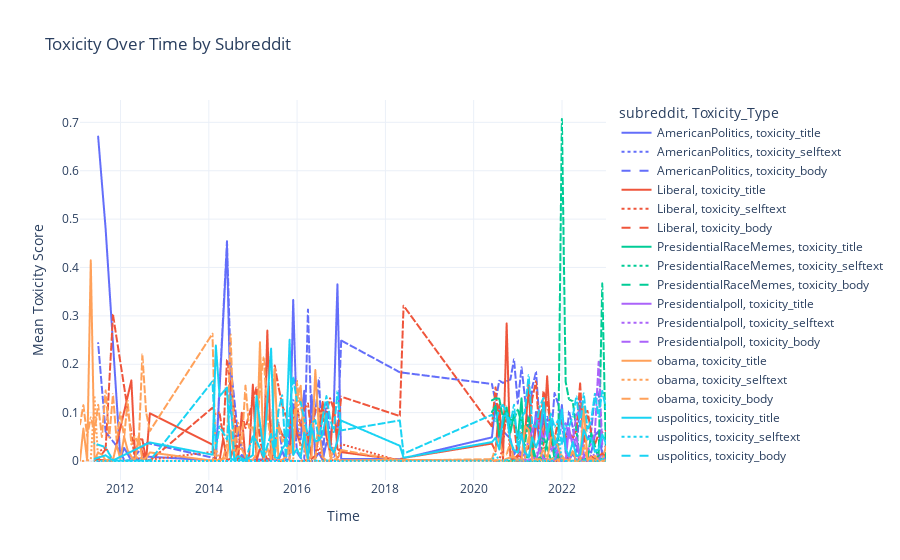

Here is the notebook cell this chart was saved with:
### Markdown cell above
# Toxicity overtime for Each SubReddit

### Code cell
# import pandas as pd
# import plotly.express as px

# # Define the time interval (e.g., monthly)
# time_interval = 'M'  # 'M' represents monthly
# sampled_df['created_utc_x'] = pd.to_datetime(sampled_df['created_utc_x'])

# # Group by subreddit and time interval, compute mean toxicity score
# toxicity_over_time = sampled_df.groupby(['subreddit', pd.Grouper(key='created_utc_x', freq=time_interval)]) \
#     [['toxicity_title', 'toxicity_selftext', 'toxicity_body']].mean()

# # Reset index for further processing (if needed)
# toxicity_over_time = toxicity_over_time.reset_index()

# # Melt the DataFrame for plotting
# melted_df = toxicity_over_time.melt(id_vars=['subreddit', 'created_utc_x'], 
#                                     value_vars=['toxicity_title', 'toxicity_selftext', 'toxicity_body'],
#                                     var_name='Toxicity_Type', value_name='Mean_Toxicity_Score')

# # Create an interactive plot
# fig = px.line(melted_df, 
#               x='created_utc_x', 
#               y='Mean_Toxicity_Score', 
#               color='subreddit',
#               line_dash='Toxicity_Type',
#               title='Toxicity Over Time by Subreddit',
#               labels={'created_utc_x': 'Time', 'Mean_Toxicity_Score': 'Mean Toxicity Score'},
#               template='plotly_white')

# # Show the interactive chart
# fig.show()
